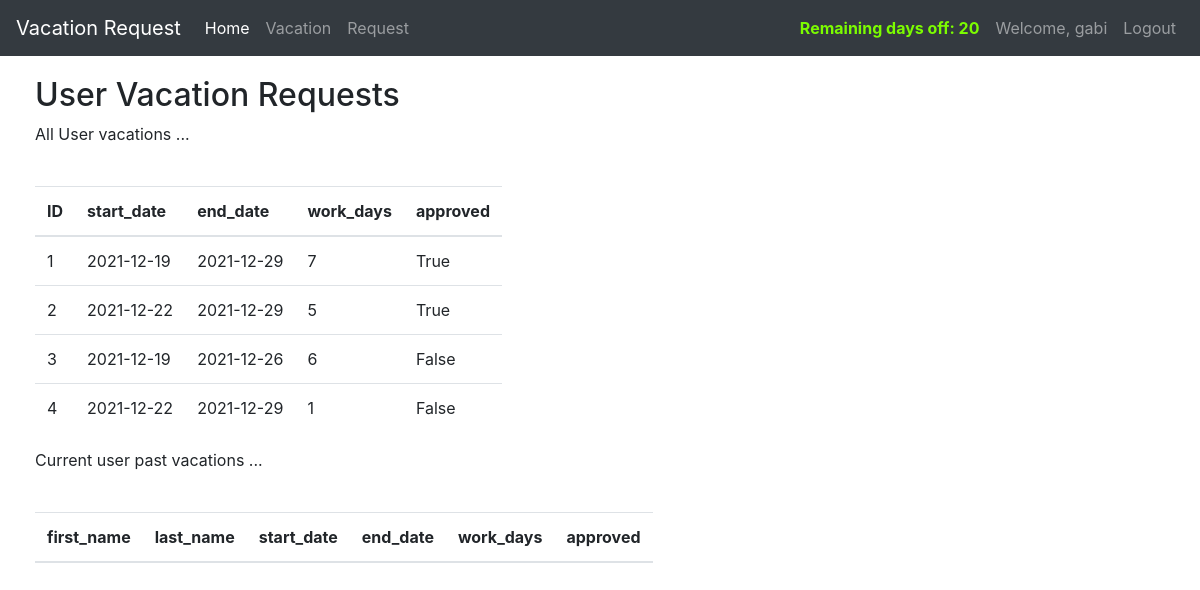
The app's page /vacation (signed in), older data.
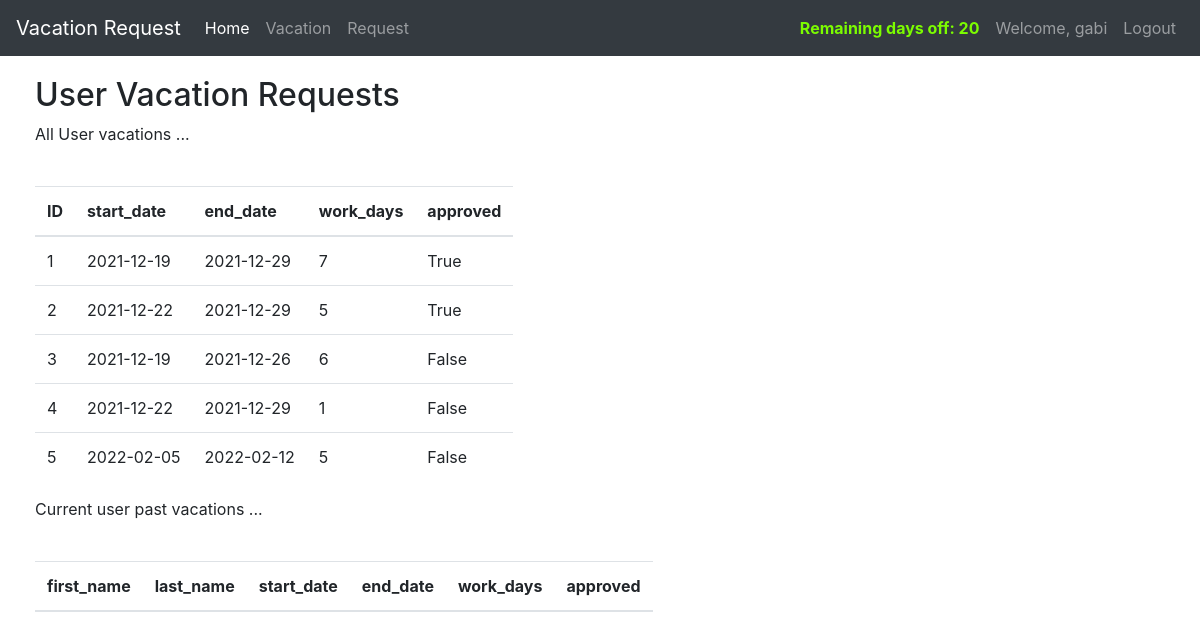
The same page, newer data.
### market/models.py (models this page shows)
class Vacation(db.Model):
    id = db.Column(db.Integer(), primary_key=True)
    start_date = db.Column(db.Date, default = date.today())
    end_date = db.Column(db.Date, default = date.today()+ timedelta(days = 7))
    work_days = db.Column(db.Integer(), nullable=False)
    reason = db.Column(db.String(length=1024), nullable=True)
    approved = db.Column(db.Boolean(), default=False)
    rejected = db.Column(db.Boolean(), default=False)
    deleted = db.Column(db.Boolean(), default=False)
    comments = db.Column(db.String(length=1024), nullable=True)
    requester = db.Column(db.Integer(), db.ForeignKey('user.id'))

### market/routes.py (the view)
@app.route('/vacation', methods=['GET', 'POST'])
@login_required
def vacation_page():
    if request.method == "GET":
        all_vacations = Vacation.query.all()
        past_vacations = db.session.query(User, Vacation).join(Vacation).filter_by(requester=current_user.id).all()
        return render_template('vacation.html', all_vacations =all_vacations,past_vacations=past_vacations) #

### market/models.py (called while the page is built)
@login_manager.user_loader
def load_user(user_id):
    return User.query.get(int(user_id))

### market/templates/vacation.html (shortened to what this page needs)
{% extends 'base.html' %}
{% block content %}
<div class="row" style="margin-top:20px; margin-left:20px">
   <div class="col-8">
       <h2>User Vacation Requests</h2>
       <p> All User vacations ...</p>
       <br>
      <table class="table table-hover table-responsive">
         <thead>
            <tr>
               <th scope="col">ID</th>
               <th scope="col">start_date</th>
               <th scope="col">end_date</th>
               <th scope="col">work_days</th>
               <th scope="col">approved</th>
            </tr>
         </thead>
         <tbody>
            {% for vacation in all_vacations %}
            <tr>
               <td>{{ vacation.id }}</td>
               <td>{{ vacation.start_date }}</td>
               <td>{{ vacation.end_date }}</td>
                <td>{{ vacation.work_days }}</td>
               <td>{{ vacation.approved }}</td>
            </tr>
            {% endfor %}
         </tbody>
      </table>
       <p>Current user past vacations ...</p>
       <br>
       <table class="table table-hover table-responsive">
         <thead>
            <tr>
               <th scope="col">first_name</th>
                <th scope="col">last_name</th>
               <th scope="col">start_date</th>
               <th scope="col">end_date</th>
               <th scope="col">work_days</th>
               <th scope="col">approved</th>
            </tr>
         </thead>
      </table>
   </div>
</div>
{% endblock %}

Row changes from the older to the newer data that the page shows:
added Vacation: id "5", start_date "2022-02-05", end_date "2022-02-12", work_days "5", approved "False"
